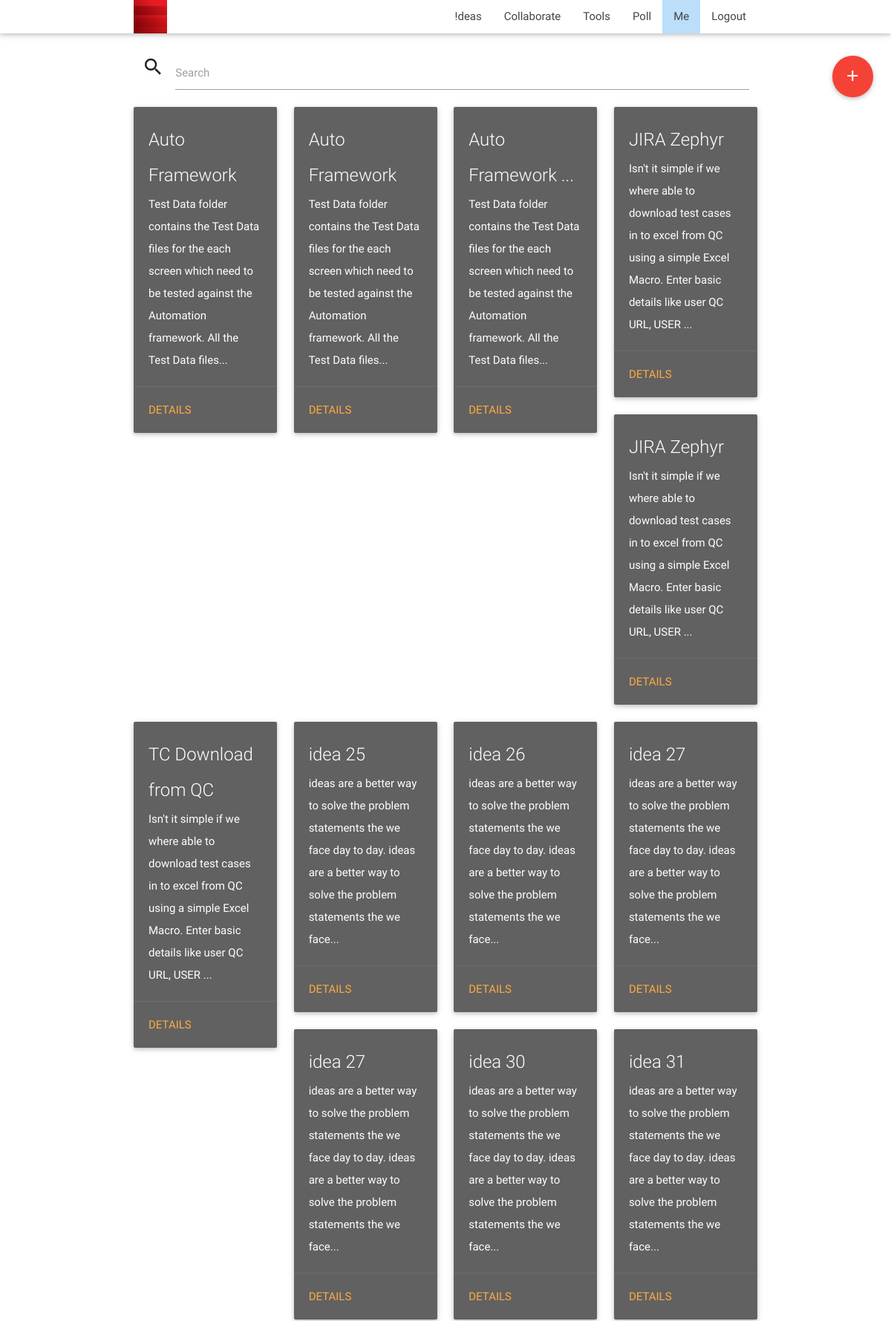
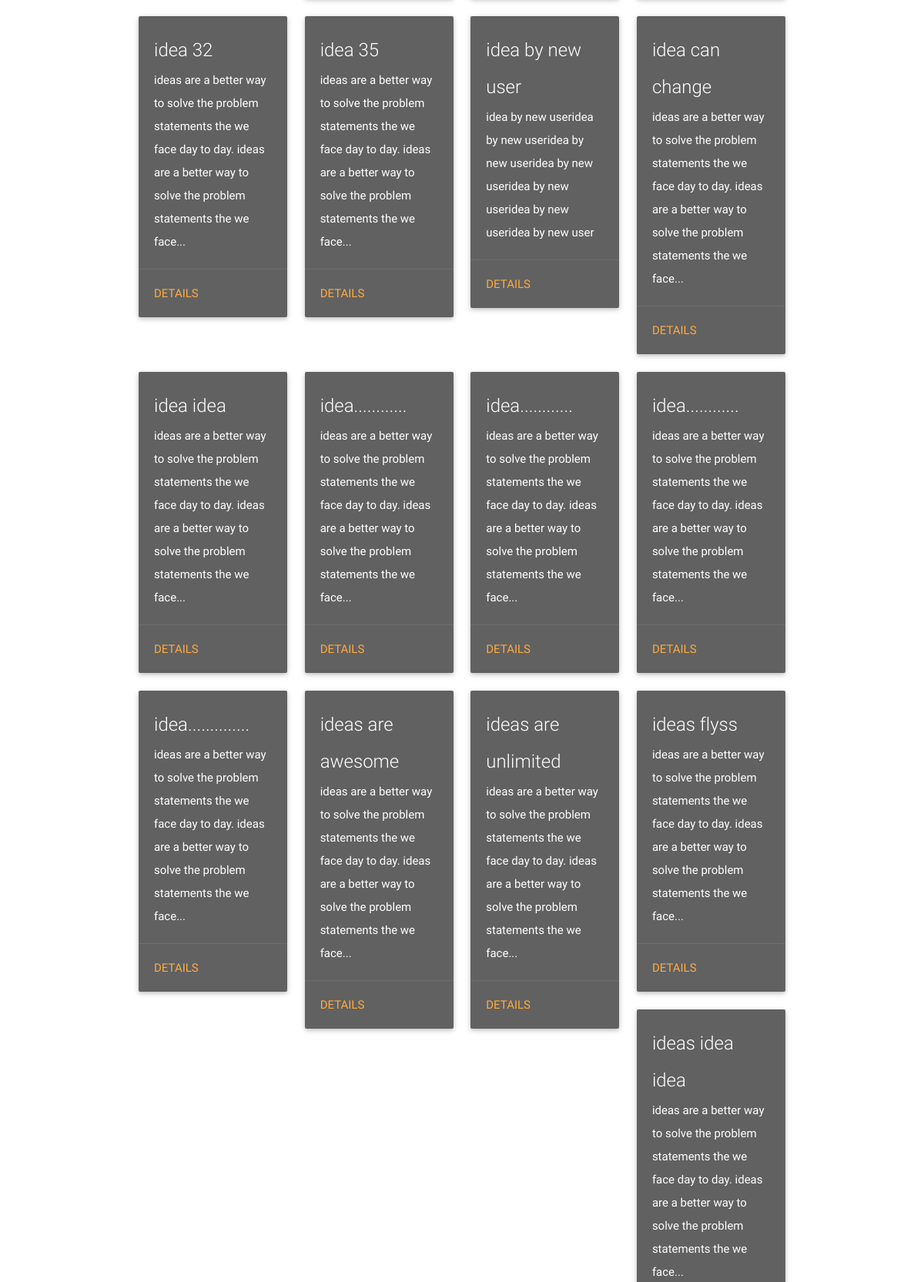
/ideas (upper part), run on the app's committed database (2 pictures, top to bottom).
### database.py (models this page shows)
class Ideas(Base):
    __tablename__ = 'ideas'
    id = Column(Integer, primary_key=True)
    title = Column(String(150), nullable=False)
    summary = Column(String(2000), nullable=False)
    tags = Column(String(30), nullable=True)
    filename = Column(String(50), nullable=True)
    filePath = Column(String(100), nullable=True)
    user_id = Column(Integer, ForeignKey(User.id))
    isActive = Column(Boolean, default=True)
    usability = Column(Boolean, default=False)
    createdDate = Column(DateTime(timezone=True), server_default=func.now())
    updatedDate = Column(DateTime(timezone=True), onupdate=func.now())
    user = relationship(User)
    '''@property
    def serialize(self):
    """Return object data in easily serializeable format"""
    return {
        'id': self.id,
        'title': self.title,
        'summary': self.summary,
    }'''

### app.py (the view)
@app.route('/ideas')
def ideas():
    ideasList = dbsession.query(Ideas).order_by(Ideas.title).all()
    return render_template('ideas/index.html', ideas=ideasList)

### templates/ideas/index.html (shortened to what this page needs)
{% extends "layout.html" %}
{% block content %}
  <div class="container">
    <div class="section">
      <div class="row">
          <div class="col s12">
                <div class="input-field col s12">
                    <form action="/search" method="POST">
                        <i class="material-icons prefix">search</i>
                        <input type="text" name="search" type="submit" id="autocomplete-input" class="autocomplete">
                        <label for="autocomplete-input">Search</label>
                    </form>
                </div>
          </div>
        {%  for idea in ideas %}
            <div class="col s12 m6 l3">
                <div class="card grey darken-2 hoverable">
                    <div class="card-content white-text">
                        <span class="card-title">{{ idea.title  | truncate(18, true)}}</span>
                        <p>{{ idea.summary | truncate(150, true) }}</p>
                    </div>
                    <div class="card-action">
                        <a href="{{ url_for('ideaDetails', idea_id=idea.id)}}">Details</a>
                    </div>
                </div>
            </div>
          {% endfor %}
        </div>
    </div>
  </div>
    <div class="fixed-action-btn" style="top: 60px; right: 24px;">
        <a class="btn-floating btn-large red" href="{{ url_for('newIdea') }}">
            <i class="material-icons">add</i>
        </a>
    </div>
{% endblock %}

### templates/layout.html (shortened to what this page needs)
<!DOCTYPE html>
<html lang="en">
<head>
  <link rel="stylesheet" type="text/css" href="{{ url_for('static', filename='css/materialize.min.css') }}">
  <link rel="stylesheet" type="text/css" href="{{ url_for('static', filename='css/style.css') }}" media="screen,projection"/>
</head>
<body>
<header>
    <div class="navbar-fixed">
  <nav class="white" role="navigation">
    <div class="nav-wrapper container">
	  <a href="{{ url_for('index') }}" ><img src="{{ url_for('static', filename='images/wf-logo.png') }}" style="height:45px; width:45px;"></a>
      <ul class="right hide-on-med-and-down">
		<li><a href="{{ url_for('ideas') }}">!deas</a></li>
		<li><a href="#">Collaborate</a></li>
		<li><a href="#">Tools</a></li>
		<li><a href="#">Poll</a></li>
        <li style="background-color: #bbdefb;">
          <a class="dropdown-button" href="#!" data-activates="dropdown1">Me</a>
        </li>
		<li><a href="{{ url_for('logout') }}">Logout</a></li>
      </ul>
    </div>
  </nav>
        </div>
</header>
  <main>
      <div class="row">
            {% block content %}
            {% endblock %}
      </div>
</main>
  </body>
</html>

### static/css/style.css (style rules this page uses)
nav ul a, nav .brand-logo { color: #444; }
p { line-height: 2rem; }

### templates/layout.html (style rules this page uses)
body { display: flex; min-height: 100vh; flex-direction: column; }
main { flex: 1 0 auto; }

### data on the page
Ideas: title "Auto Framework", summary "Test Data folder contains the Test Data files for the each screen which need to be tested against the Automation framework. All the Test Data files..."
Ideas: title "Auto Framework", summary "Test Data folder contains the Test Data files for the each screen which need to be tested against the Automation framework. All the Test Data files..."
Ideas: title "Auto Framework ...", summary "Test Data folder contains the Test Data files for the each screen which need to be tested against the Automation framework. All the Test Data files..."
Ideas: title "JIRA Zephyr", summary "Isn't it simple if we where able to download test cases in to excel from QC using a simple Excel Macro. Enter basic details like user QC URL, USER ..."
Ideas: title "JIRA Zephyr", summary "Isn't it simple if we where able to download test cases in to excel from QC using a simple Excel Macro. Enter basic details like user QC URL, USER ..."
Ideas: title "TC Download from QC", summary "Isn't it simple if we where able to download test cases in to excel from QC using a simple Excel Macro. Enter basic details like user QC URL, USER ..."
Ideas: title "idea 25", summary "ideas are a better way to solve the problem statements the we face day to day. ideas are a better way to solve the problem statements the we face..."
Ideas: title "idea 26", summary "ideas are a better way to solve the problem statements the we face day to day. ideas are a better way to solve the problem statements the we face..."
Ideas: title "idea 27", summary "ideas are a better way to solve the problem statements the we face day to day. ideas are a better way to solve the problem statements the we face..."
Ideas: title "idea 27", summary "ideas are a better way to solve the problem statements the we face day to day. ideas are a better way to solve the problem statements the we face..."
Ideas: title "idea 30", summary "ideas are a better way to solve the problem statements the we face day to day. ideas are a better way to solve the problem statements the we face..."
Ideas: title "idea 31", summary "ideas are a better way to solve the problem statements the we face day to day. ideas are a better way to solve the problem statements the we face..."
Ideas: title "idea 32", summary "ideas are a better way to solve the problem statements the we face day to day. ideas are a better way to solve the problem statements the we face..."
Ideas: title "idea 35", summary "ideas are a better way to solve the problem statements the we face day to day. ideas are a better way to solve the problem statements the we face..."
Ideas: title "idea by new user", summary "idea by new useridea by new useridea by new useridea by new useridea by new useridea by new useridea by new user"
Ideas: title "idea can change", summary "ideas are a better way to solve the problem statements the we face day to day. ideas are a better way to solve the problem statements the we face..."
Ideas: title "idea idea", summary "ideas are a better way to solve the problem statements the we face day to day. ideas are a better way to solve the problem statements the we face..."
Ideas: title "idea............", summary "ideas are a better way to solve the problem statements the we face day to day. ideas are a better way to solve the problem statements the we face..."
Ideas: title "idea............", summary "ideas are a better way to solve the problem statements the we face day to day. ideas are a better way to solve the problem statements the we face..."
Ideas: title "idea............", summary "ideas are a better way to solve the problem statements the we face day to day. ideas are a better way to solve the problem statements the we face..."
Ideas: title "idea..............", summary "ideas are a better way to solve the problem statements the we face day to day. ideas are a better way to solve the problem statements the we face..."
Ideas: title "ideas are awesome", summary "ideas are a better way to solve the problem statements the we face day to day. ideas are a better way to solve the problem statements the we face..."
Ideas: title "ideas are unlimited", summary "ideas are a better way to solve the problem statements the we face day to day. ideas are a better way to solve the problem statements the we face..."
Ideas: title "ideas flyss", summary "ideas are a better way to solve the problem statements the we face day to day. ideas are a better way to solve the problem statements the we face..."
Ideas: title "ideas idea idea", summary "ideas are a better way to solve the problem statements the we face day to day. ideas are a better way to solve the problem statements the we face..."
